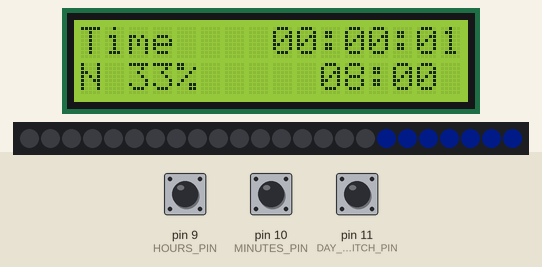
Recording of a sketch running on a simulated Arduino Uno, built with avr-gcc and run on an emulated ATmega328P. Parts: 16×2 character LCD, 24 RGB LEDs in strip order, left to right. Inputs (shaded band) come from the test bench; at power-on: pin 9 (HOURS_PIN) HIGH, pin 10 (MINUTES_PIN) HIGH, pin 11 (DAY_SWITCH_PIN) HIGH. Dim RGB values are drawn brighter than linear.

Above: at 1.2 s.
1.3 s: pin 9 (HOURS_PIN) pulled LOW for 3.2 s
At 5.8 s:
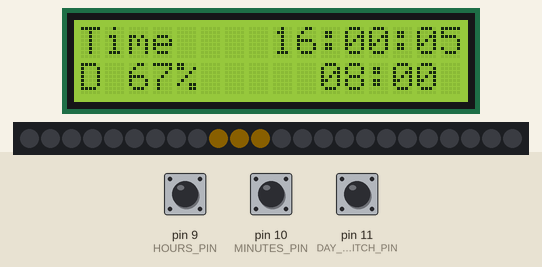
6.0 s: pin 9 (HOURS_PIN) pulled LOW for 1 s
At 7.04 s:
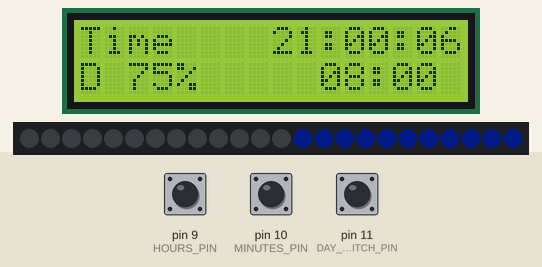
8.5 s: pin 10 (MINUTES_PIN) pulled LOW for 1 s
At 10.8 s:
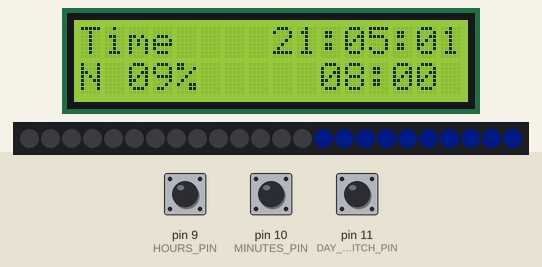
11.0 s: pin 10 (MINUTES_PIN) pulled LOW for 0.15 s
At 20.04 s:
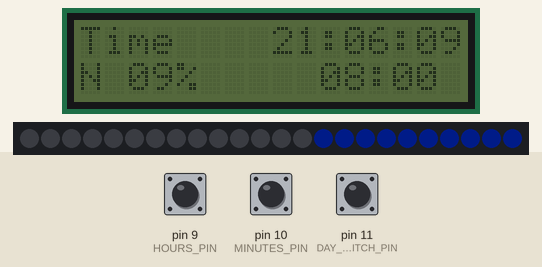
Timing chart, 0 to 21.5 s (numbered marks = the images above; inputs shaded):
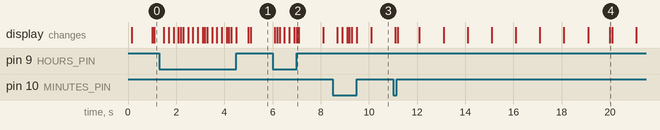

The sketch:

sleep_clock.ino
```cpp
#include <Adafruit_NeoPixel.h>

#include <Wire.h>
#include <LiquidCrystal_I2C.h>
LiquidCrystal_I2C lcd(0x27, 16, 2);


// Backglight setting
const int RESET_TIME = 10; // in seconds
int BACKLIGHT_TIMEOUT = RESET_TIME;// set initital timeout

bool BACKLIGHT_STATE = true; // true is on; false is off

/*
 * Timing variables
 */

// For accurate Time reading, use Arduino Real Time Clock and not just delay()
static uint32_t last_time, now = 0; // RTC

// initial Time
int HOURS = 0;
int MINUTES = 0;
int SECONDS = 0;

// some constants we need later for the calculations
const int TWELVE_HOUR_MINUTES = 720;
const int TWENTYFOUR_HOUR_MINUTES = 1440;

// day/night switch hours - this defines when the day starts
int DAY_HOURS = 8;
int DAY_MINUTES = 0;

int CURRENT_STATE = 0; // 0 = night; 1 = day;
float CURRENT_PERCENT_PASSED = 0;

// Time Set Buttons
int HOURS_BUTTON_VALUE;
int MINUTES_BUTTON_VALUE;
int DAY_SWITCH_BUTTON_VALUE;

// Pins definition for Buttons
int HOURS_PIN = 9; // button for hour selection
int MINUTES_PIN = 10; // button for minute selection
int DAY_SWITCH_PIN = 11; // button for switching mode

const int LED_PIN = 12;
const int LED_COUNT = 24;

Adafruit_NeoPixel strip(LED_COUNT, LED_PIN, NEO_GRB + NEO_KHZ800);

uint32_t day = strip.Color(252, 186, 3);
uint32_t night = strip.Color(13, 57, 255);

void handleTimeOverflow() {
  if (SECONDS == 60){
    SECONDS = 0;
    MINUTES = MINUTES + 1;
  }
  if (MINUTES == 60) {
    MINUTES = 0;
    HOURS = HOURS + 1;
  }
  if (HOURS == 24) {
    HOURS = 0;
  }
  if (DAY_MINUTES == 60) {
    DAY_MINUTES = 0;
  }
  if (DAY_HOURS == 13) {
    // currently only day starts in the first 12 hours are supported
    DAY_HOURS = 0;
  }
}

void printTwoDigitValue(int value) {
  if (value < 10) {
    lcd.print("0");
  }

  lcd.print(value);
}

void printDisplay() {
  lcd.begin(16,2);
  // Line 1
  lcd.setCursor(0,0);
  lcd.print("Time    ");

  printTwoDigitValue(HOURS);
  lcd.print(":");
  printTwoDigitValue(MINUTES);
  lcd.print(":");
  printTwoDigitValue(SECONDS);

  // Line 2
  lcd.setCursor(0,1);
  lcd.print(CURRENT_STATE ? 'D' : 'N');
  lcd.print(" ");
  printTwoDigitValue(round(CURRENT_PERCENT_PASSED * 100));
  lcd.print("%     ");

  printTwoDigitValue(DAY_HOURS);
  lcd.print(":");
  printTwoDigitValue(DAY_MINUTES);
}

void resetBacklightTimeout() {
  BACKLIGHT_TIMEOUT=RESET_TIME;
  lcd.backlight();
}

void setLEDs() {
  float PERCENT_LEFT = 1.0 - CURRENT_PERCENT_PASSED;
  float LED_LEFT =  PERCENT_LEFT * 12.0;
  int LED_PAST = 12 - (int) LED_LEFT;
  strip.clear();
  if (CURRENT_STATE) {
    strip.fill(day, 0 + LED_PAST, LED_LEFT);
  } else {
    strip.fill(night, 12 + LED_PAST, LED_LEFT);

  }
}

void handleMinuteCheck() {
  int dayTimeMinutes = DAY_HOURS * 60 + DAY_MINUTES;
  int currentTimeMinutes = HOURS * 60 + MINUTES;

  if ((currentTimeMinutes < dayTimeMinutes) | (currentTimeMinutes > dayTimeMinutes + TWELVE_HOUR_MINUTES)) {
    CURRENT_STATE = 0;
    int dayTimeMinutesPlusTwelveHours = dayTimeMinutes + TWELVE_HOUR_MINUTES;
    if (currentTimeMinutes < dayTimeMinutes) {
      int lastDayPassed = TWENTYFOUR_HOUR_MINUTES - dayTimeMinutesPlusTwelveHours;
      CURRENT_PERCENT_PASSED = (lastDayPassed + currentTimeMinutes) / (float)TWELVE_HOUR_MINUTES;
    } else {
      CURRENT_PERCENT_PASSED = (currentTimeMinutes - dayTimeMinutesPlusTwelveHours) / (float)TWELVE_HOUR_MINUTES;
    }
  } else {
    CURRENT_PERCENT_PASSED = (float)(currentTimeMinutes - dayTimeMinutes) / (float)TWELVE_HOUR_MINUTES;
    CURRENT_STATE = 1;
  }

  setLEDs();
}

void setup() {
  Serial.begin(9600);

  lcd.init();
  lcd.backlight();

  strip.begin();

  strip.setBrightness(10);
  strip.fill(day, 0, 12);
  strip.fill(night, 12, 12);


  // BUTTON PINS
  pinMode(HOURS_PIN,INPUT_PULLUP);
  pinMode(MINUTES_PIN,INPUT_PULLUP);
  pinMode(DAY_SWITCH_PIN,INPUT_PULLUP);

  // LCD PINS
  BACKLIGHT_STATE = true;

  now=millis(); // read RTC initial value
}


void loop() {
  strip.show();

  printDisplay();
  // make 5 time 200ms loop, for faster button response
  for (int i = 0; i < 5; i++ ) {
    while ((now-last_time) < 200) { // delay 200ms
      now=millis();
    }

    last_time = now;

    // read Setting Buttons
    HOURS_BUTTON_VALUE = digitalRead(HOURS_PIN);
    MINUTES_BUTTON_VALUE = digitalRead(MINUTES_PIN);
    DAY_SWITCH_BUTTON_VALUE = digitalRead(DAY_SWITCH_PIN);

    // hit any button while the backlight is off
    if ((HOURS_BUTTON_VALUE == LOW | MINUTES_BUTTON_VALUE == LOW | DAY_SWITCH_BUTTON_VALUE == LOW) & (BACKLIGHT_STATE == false)) {
      BACKLIGHT_TIMEOUT = RESET_TIME;
      lcd.backlight();
      BACKLIGHT_STATE = true;
      // wait until Button released
      while (HOURS_BUTTON_VALUE == LOW | MINUTES_BUTTON_VALUE == LOW | DAY_SWITCH_BUTTON_VALUE == LOW) {
        HOURS_BUTTON_VALUE = digitalRead(HOURS_PIN);
        MINUTES_BUTTON_VALUE = digitalRead(MINUTES_PIN);
        DAY_SWITCH_BUTTON_VALUE = digitalRead(DAY_SWITCH_PIN);
      }
    } else {
      // when backlight is on we can start processing our buttin inputs
      if (HOURS_BUTTON_VALUE == LOW) {
        if (DAY_SWITCH_BUTTON_VALUE == LOW) {
          DAY_HOURS = DAY_HOURS + 1;
        } else {
          HOURS = HOURS + 1;
        }
      }

      if (MINUTES_BUTTON_VALUE == LOW) {
        if (DAY_SWITCH_BUTTON_VALUE == LOW) {
          DAY_MINUTES = DAY_MINUTES + 1;
        } else {
          SECONDS = 0;
          MINUTES = MINUTES + 1;
        }
      }

      handleTimeOverflow();

      if (HOURS_BUTTON_VALUE == LOW | MINUTES_BUTTON_VALUE == LOW) {
        BACKLIGHT_TIMEOUT = RESET_TIME;
        printDisplay();
      }
    }
  }

  // increment seconds
  SECONDS = SECONDS + 1;
  if (SECONDS == 60) {
    handleMinuteCheck();
  }

  // decriment the backlight timeout time
  BACKLIGHT_TIMEOUT--;
  if (BACKLIGHT_TIMEOUT == 0) {
    // turn the backlight off
    lcd.noBacklight();
    BACKLIGHT_STATE = false;
  }

  // TODO: remove this line below just for debugging
  handleMinuteCheck();

  handleTimeOverflow();
}
```
